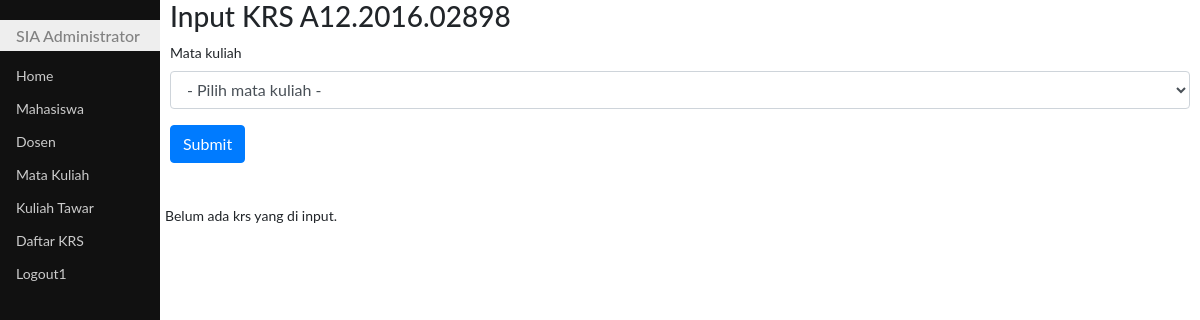
Page /inputKRS.php?nim=A12.2016.02898 on the earlier database version.
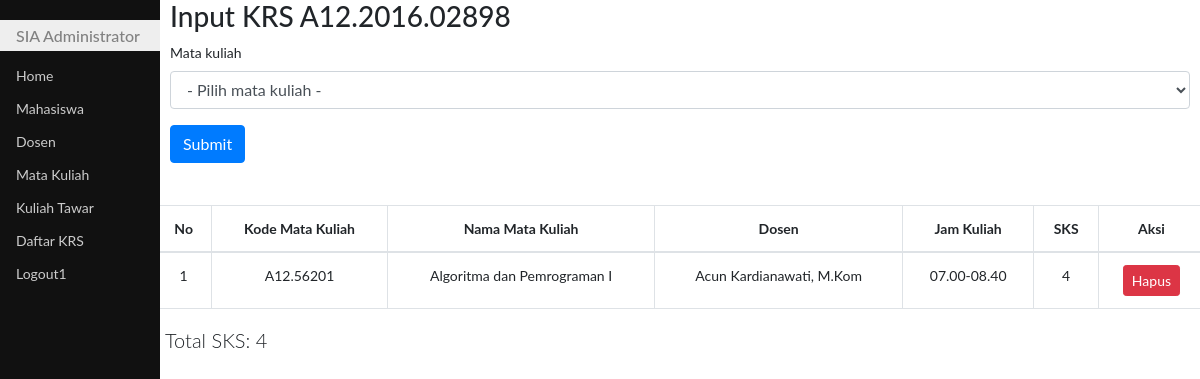
Same page on the later database version.
### tables this page shows
CREATE TABLE `krs` (
  `id` int(11) NOT NULL,
  `idJadwal` int(11) NOT NULL,
  `nim` varchar(14) NOT NULL,
  `sks` int(11) NOT NULL
);

CREATE TABLE `matkul` (
  `id` int(11) NOT NULL,
  `idmatkul` char(10) NOT NULL,
  `namamatkul` varchar(50) DEFAULT NULL,
  `sks` int(2) DEFAULT NULL,
  `jns` char(3) DEFAULT NULL,
  `smt` varchar(10) DEFAULT NULL
);

CREATE TABLE `dosen` (
  `npp` char(16) NOT NULL,
  `namadosen` varchar(50) DEFAULT NULL,
  `homebase` char(10) DEFAULT NULL
);

CREATE TABLE `kultawar` (
  `idkultawar` int(11) NOT NULL,
  `idmatkul` char(10) DEFAULT NULL,
  `npp` char(16) DEFAULT NULL,
  `klp` char(10) DEFAULT NULL,
  `hari` varchar(10) DEFAULT NULL,
  `jamkul` char(13) DEFAULT NULL,
  `ruang` char(6) DEFAULT NULL
);

### fungsi.php (called while the page is built, shortened)
<?php
function search($tipe, $key = null)
{
    $sql = "SELECT * FROM $tipe";
    if (!is_null($key)) {
        $sql .= " WHERE $key";
    }
    $stmt = mysqli_prepare($GLOBALS['koneksi'], $sql);
    if ($stmt) {
        mysqli_stmt_execute($stmt);
        $hasil = mysqli_stmt_get_result($stmt);
        return $hasil;
    } else {
        die(mysqli_error($GLOBALS['koneksi']));
    }
}
?>

### inputKRS.php (the view, shortened to what this page needs)
<!DOCTYPE html>
<html lang="en">
<head>
    <link rel="stylesheet" type="text/css" href="bootstrap4/css/bootstrap.css">
    <link rel="stylesheet" type="text/css" href="css/styleku.css">
    <link rel="stylesheet" href="https://use.fontawesome.com/releases/v5.7.0/css/all.css"
>
</head>
<body>
    <?php
    require "fungsi.php";
    ?>
    <div class="utama">
        <h3>Input KRS <?php echo $_GET['nim']; ?></h3>
        <form action="sv_krs.php" method="post">
            <div class="form-group">
                <label for="matakuliah">Mata kuliah</label>
                <select name="matakuliah" id="matkul" class="form-control">
                    <option selected disabled>- Pilih mata kuliah -</option>
                </select>
            </div>
            <input type="submit" value="Submit" class="btn btn-primary">
        </form>
        <br><br>
        <div class="row">
            <?php
            $krsmhs = search('krs', "nim='" . $_GET['nim'] . "'");
            if (mysqli_num_rows($krsmhs) == 0) :
                echo "<div style='margin-left: 10px;'>Belum ada krs yang di input.</div>";
            else :
            ?>
                <table class="table table-bordered table-hover">
                    <thead>
                        <tr>
                            <th>No</th>
                            <th>Kode Mata Kuliah</th>
                            <th>Nama Mata Kuliah</th>
                            <th>Dosen</th>
                            <th>Jam Kuliah</th>
                            <th>SKS</th>
                            <th>Aksi</th>
                        </tr>
                    </thead>
                    <tbody>
                        <?php
                        $i = 1;
                        $sks = 0;
                        while ($data = mysqli_fetch_object($krsmhs)) :
                            $tawar = search('kultawar', "idkultawar=" . $data->idJadwal);
                            $datatawar = mysqli_fetch_object($tawar);
                            $dosen = search('dosen', "npp='" . $datatawar->npp . "'");
                            $datadosen = mysqli_fetch_object($dosen);
                            $matkul = search('matkul', "idmatkul='" . $datatawar->idmatkul . "'");
                            $datamatkul = mysqli_fetch_object($matkul);
                            $sks += $data->sks;
                        ?>
                            <tr>
                                <td><?php echo $i ?></td>
                                <td><?php echo $datamatkul->idmatkul ?></td>
                                <td><?php echo $datamatkul->namamatkul ?></td>
                                <td><?php echo $datadosen->namadosen ?></td>
                                <td><?php echo isset($data->hari) ? $data->hari . " " : ""; ?><?php echo isset($datatawar->jamkul) ? $datatawar->jamkul : ""; ?></td>
                                <td><?php echo $datamatkul->sks ?></td>
                                <td><a href="hpskrs.php?id=<?php echo $data->id; ?>" class="btn btn-danger btn-sm">Hapus</a></td>
                            </tr>
                        <?php
                            $i++;
                        endwhile;
                        ?>
                    </tbody>
                </table>
                <p class="lead">Total SKS: <?php echo $sks; ?></p>
            <?php
            endif;
            ?>
        </div>
    </div>
</body>
</html>

### css/styleku.css (style rules this page uses)
body { font-family: "Lato", sans-serif; }
.menusamping { height: 100%; width: 160px; position: fixed; z-index: 1; top: 0; left: 0; background-color: #111; overflow-x: hidden; padding-top: 20px; }
.menusamping a { padding: 6px 8px 6px 16px; text-decoration: none; font-size: 14px; color: #ccc; display: block; }
.menusamping h1 { padding: 6px 8px 6px 16px; text-decoration: none; font-size: 16px; color: #818181; background-color:#eee; display: block; }
.utama { margin-left: 160px; font-size: 14px; padding: 0px 10px; }

### inputKRS.php (style rules this page uses)
.table th, .table td { text-align: center; }
.lead { margin-left: 10px; }

Differences in the rows shown:
added krs: matkul.idmatkul "A12.56201", matkul.namamatkul "Algoritma dan Pemrograman I", dosen.namadosen "Acun Kardianawati, M.Kom", kultawar.jamkul "07.00-08.40", matkul.sks "4"
Other differences:
$sks: (not shown) → "4"
text no longer shown: "Belum ada krs yang di input."
text now shown: "No Kode Mata Kuliah Nama Mata Kuliah Dosen Jam Kuliah SKS Aksi Total SKS:"
